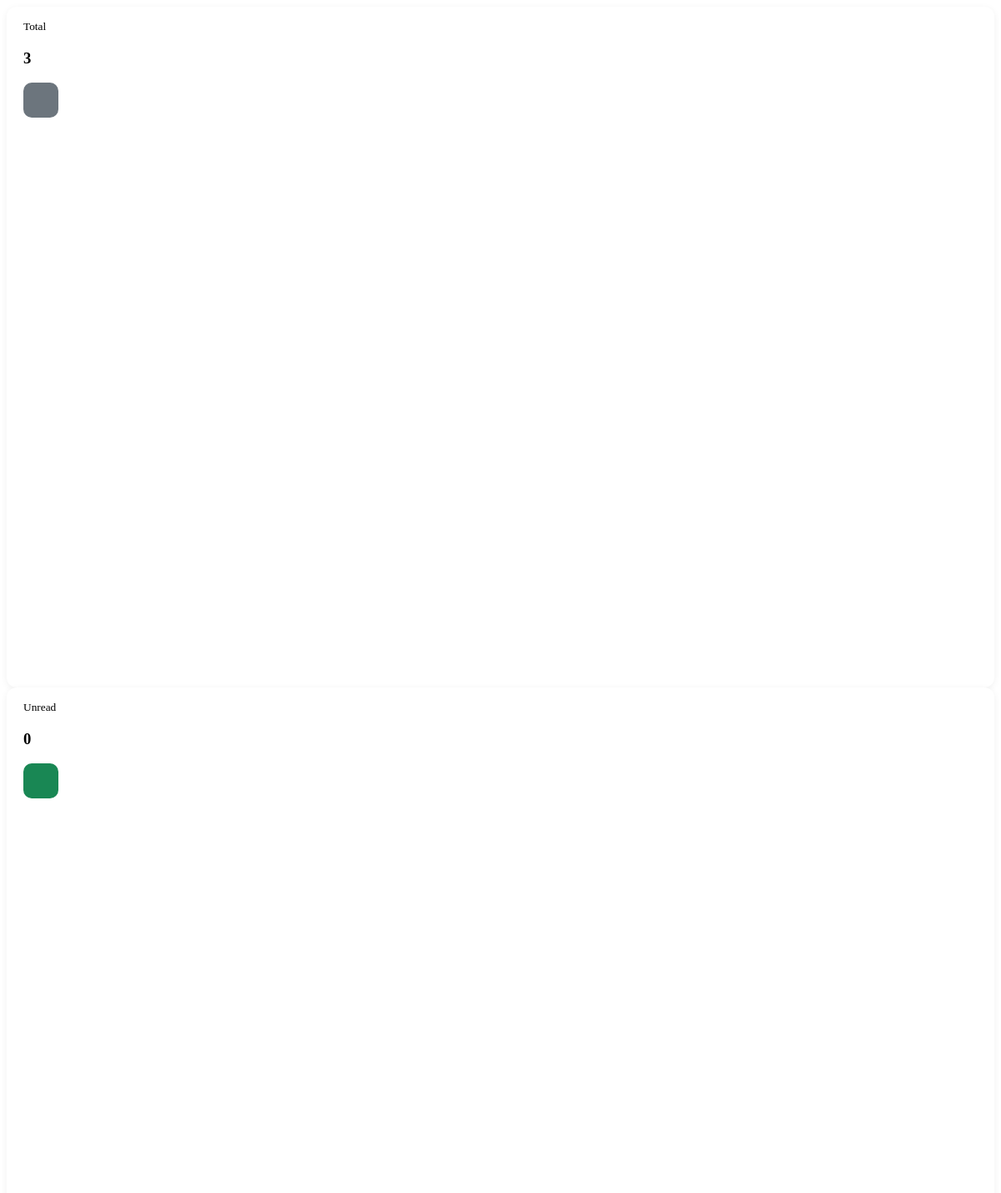
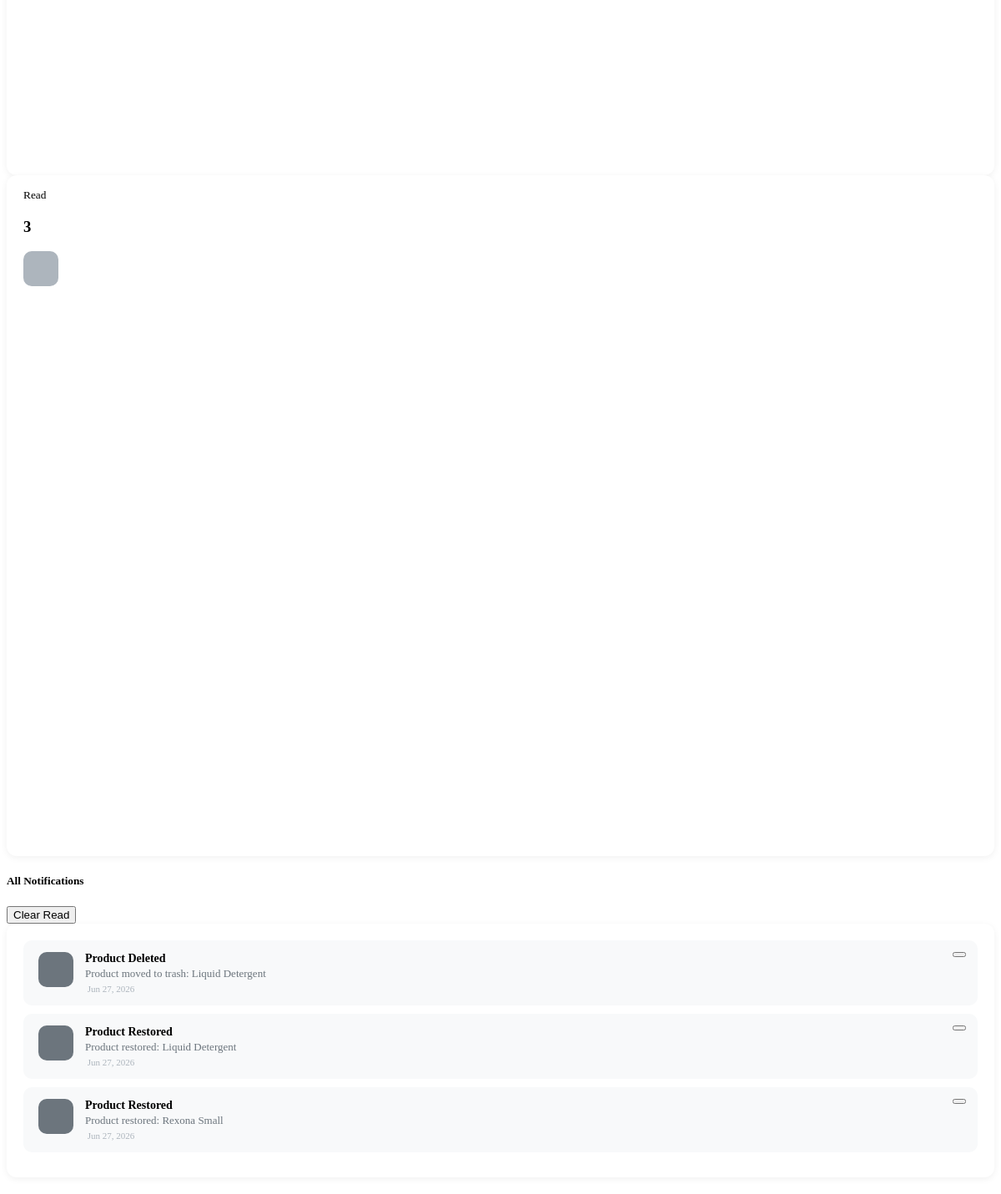
The page /SARI-SARI_STORE/View/notification.php on the database its author committed (2 pictures, top to bottom).
### tables this page shows
CREATE TABLE `notifications` (
  `notification_id` int(11) NOT NULL,
  `title` varchar(100) NOT NULL,
  `message` text NOT NULL,
  `type` enum('Low Stock','Approval','System','Sales') NOT NULL,
  `is_read` tinyint(1) NOT NULL DEFAULT 0,
  `created_at` timestamp NOT NULL DEFAULT current_timestamp()
);

### SARI-SARI_STORE/View/notification.php (the view, shortened to what this page needs)
<?php
require_once '../Model/database.php';
$notifications = mysqli_query($conn,"
    SELECT * FROM notifications
    ORDER BY is_read ASC, created_at DESC
");
$unreadCount = mysqli_fetch_assoc(mysqli_query($conn,
    "SELECT COUNT(*) AS total FROM notifications WHERE is_read = 0"
))['total'];
$totalCount = mysqli_fetch_assoc(mysqli_query($conn,
    "SELECT COUNT(*) AS total FROM notifications"
))['total'];
?>
<div class="row g-3 mb-4">
    <div class="col-md-4">
        <div class="summary-card">
            <div class="d-flex justify-content-between align-items-center">
                <div>
                    <small class="text-muted">Total</small>
                    <h3 class="fw-bold mb-0"><?= $totalCount; ?></h3>
                </div>
                <div style="width:42px;height:42px;border-radius:10px;background:#6c757d;display:flex;align-items:center;justify-content:center;color:white;font-size:18px;">
                </div>
            </div>
        </div>
    </div>
    <div class="col-md-4">
        <div class="summary-card">
            <div class="d-flex justify-content-between align-items-center">
                <div>
                    <small class="text-muted">Unread</small>
                    <h3 class="fw-bold mb-0 text-success"><?= $unreadCount; ?></h3>
                </div>
                <div style="width:42px;height:42px;border-radius:10px;background:#198754;display:flex;align-items:center;justify-content:center;color:white;font-size:18px;">
                </div>
            </div>
        </div>
    </div>
    <div class="col-md-4">
        <div class="summary-card">
            <div class="d-flex justify-content-between align-items-center">
                <div>
                    <small class="text-muted">Read</small>
                    <h3 class="fw-bold mb-0 text-muted"><?= $totalCount - $unreadCount; ?></h3>
                </div>
                <div style="width:42px;height:42px;border-radius:10px;background:#adb5bd;display:flex;align-items:center;justify-content:center;color:white;font-size:18px;">
                </div>
            </div>
        </div>
    </div>
</div>
<div class="d-flex justify-content-between align-items-center mb-3">
    <h5 class="mb-0">
        All Notifications
    </h5>
    <div class="d-flex gap-2">
        <button class="btn btn-sm btn-outline-danger" onclick="deleteRead()">
            <i class="bi bi-trash me-1"></i>Clear Read
        </button>
    </div>
</div>
<div class="notif-card">
    <?php if($totalCount == 0){ ?>
    <div class="text-center py-5 text-muted">
        <i class="bi bi-bell-slash" style="font-size:48px;"></i>
        <p class="mt-3 mb-0">No notifications yet</p>
    </div>
    <?php } else {
        while($notif = mysqli_fetch_assoc($notifications)){
            $isUnread = $notif['is_read'] == 0;
            switch($notif['type']){
                default:
                    $color = '#6c757d';
            }
            $timeAgo = timeAgo($notif['created_at']);
    ?>
    <div class="notif-item <?= $isUnread ? 'unread' : ''; ?>"
         id="notif-<?= $notif['notification_id']; ?>">
        <div class="notif-icon" style="background:<?= $color; ?>">
        </div>
        <div class="notif-body">
            <div class="notif-title"><?= htmlspecialchars($notif['title']); ?></div>
            <div class="notif-message"><?= htmlspecialchars($notif['message']); ?></div>
            <div class="notif-meta">
                &nbsp;<?= $timeAgo; ?>
            </div>
        </div>
        <div class="notif-actions">
            <button class="btn btn-sm btn-outline-danger" title="Delete"
                    onclick="deleteNotif(<?= $notif['notification_id']; ?>)">
            </button>
        </div>
    </div>
    <?php } } ?>
</div>
<?php
function timeAgo($datetime){
    $now  = new DateTime();
    $ago  = new DateTime($datetime);
    $diff = $now->diff($ago);
    if($diff->d == 0){
        if($diff->h == 0){
            return $diff->i == 0 ? 'Just now' : $diff->i . ' min ago';
        }
        return $diff->h . ' hr ago';
    } elseif($diff->d == 1){
        return 'Yesterday';
    } elseif($diff->d < 7){
        return $diff->d . ' days ago';
    } else {
        return date("M d, Y", strtotime($datetime));
    }
}
?>

### SARI-SARI_STORE/View/notification.php (style rules this page uses)
.notif-card { background: white; border-radius: 12px; padding: 20px; box-shadow: 0 2px 8px rgba(0,0,0,.06); margin-bottom: 20px; }
.notif-item { display: flex; align-items: flex-start; gap: 14px; padding: 14px; border-radius: 10px; margin-bottom: 10px; border-left: 4px solid transparent; transition: .2s; background: #f8f9fa; }
.notif-icon { width: 42px; height: 42px; border-radius: 10px; display: flex; align-items: center; justify-content: center; font-size: 18px; color: white; flex-shrink: 0; }
.notif-body { flex: 1; }
.notif-title { font-size: 14px; font-weight: 600; margin-bottom: 2px; }
.notif-message { font-size: 13px; color: #6c757d; margin-bottom: 4px; }
.notif-meta { font-size: 11px; color: #adb5bd; }
.notif-actions { display: flex; gap: 6px; flex-shrink: 0; }
.summary-card { background: white; border-radius: 12px; padding: 16px 20px; box-shadow: 0 2px 8px rgba(0,0,0,.06); height: 100%; }

### rows shown on the page
notifications: title "Product Deleted", message "Product moved to trash: Liquid Detergent", created_at "Jun 27, 2026"
notifications: title "Product Restored", message "Product restored: Liquid Detergent", created_at "Jun 27, 2026"
notifications: title "Product Restored", message "Product restored: Rexona Small", created_at "Jun 27, 2026"

### other values the page prints
$totalCount "3"
$unreadCount "0"
$totalCount - $unreadCount "3"
